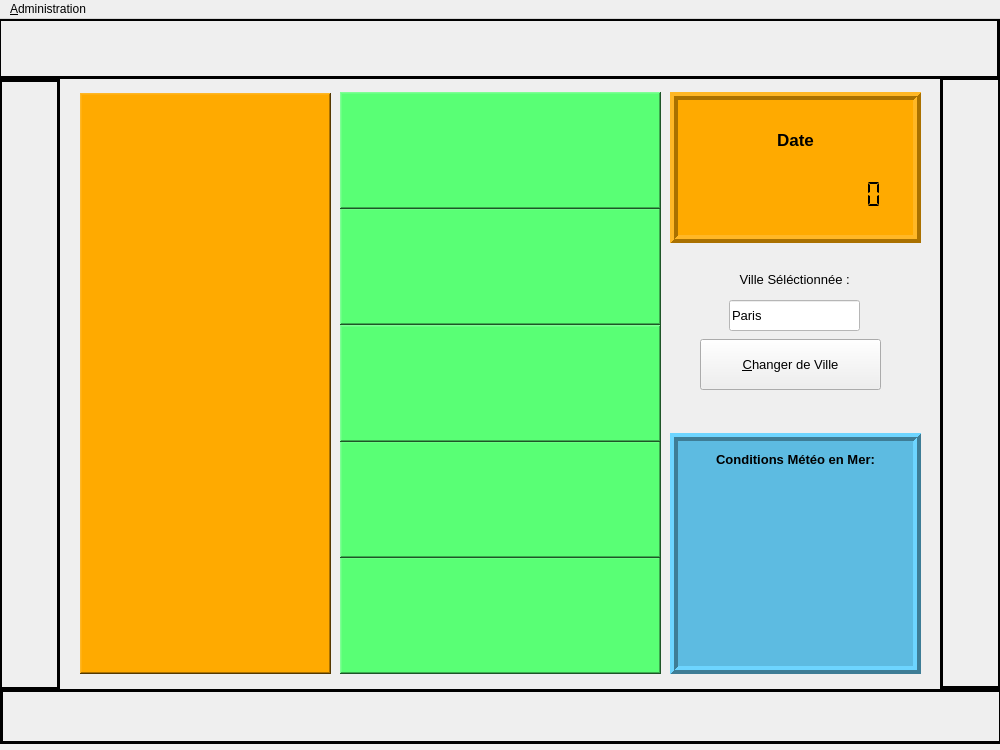
<?xml version="1.0" encoding="UTF-8"?>
<ui version="4.0">
 <class>MainWindow</class>
 <widget class="QMainWindow" name="MainWindow">
  <property name="geometry">
   <rect>
    <x>0</x>
    <y>0</y>
    <width>1000</width>
    <height>750</height>
   </rect>
  </property>
  <property name="windowTitle">
   <string>MainWindow</string>
  </property>
  <property name="autoFillBackground">
   <bool>false</bool>
  </property>
  <property name="styleSheet">
   <string notr="true"/>
  </property>
  <widget class="QWidget" name="centralwidget">
   <property name="styleSheet">
    <string notr="true"/>
   </property>
   <widget class="QLabel" name="lblDate">
    <property name="geometry">
     <rect>
      <x>680</x>
      <y>100</y>
      <width>231</width>
      <height>41</height>
     </rect>
    </property>
    <property name="font">
     <font>
      <pointsize>13</pointsize>
      <weight>75</weight>
      <bold>true</bold>
      <kerning>true</kerning>
     </font>
    </property>
    <property name="autoFillBackground">
     <bool>false</bool>
    </property>
    <property name="styleSheet">
     <string notr="true">
background-color: rgb(255, 170, 0);</string>
    </property>
    <property name="frameShape">
     <enum>QFrame::NoFrame</enum>
    </property>
    <property name="frameShadow">
     <enum>QFrame::Raised</enum>
    </property>
    <property name="lineWidth">
     <number>4</number>
    </property>
    <property name="text">
     <string>Date</string>
    </property>
    <property name="scaledContents">
     <bool>true</bool>
    </property>
    <property name="alignment">
     <set>Qt::AlignCenter</set>
    </property>
    <property name="wordWrap">
     <bool>false</bool>
    </property>
   </widget>
   <widget class="QPushButton" name="BtnMeteo">
    <property name="geometry">
     <rect>
      <x>700</x>
      <y>320</y>
      <width>181</width>
      <height>51</height>
     </rect>
    </property>
    <property name="font">
     <font>
      <pointsize>10</pointsize>
     </font>
    </property>
    <property name="cursor">
     <cursorShape>PointingHandCursor</cursorShape>
    </property>
    <property name="mouseTracking">
     <bool>true</bool>
    </property>
    <property name="styleSheet">
     <string notr="true"/>
    </property>
    <property name="text">
     <string>&amp;Changer de Ville</string>
    </property>
    <property name="checkable">
     <bool>false</bool>
    </property>
    <property name="flat">
     <bool>false</bool>
    </property>
   </widget>
   <widget class="QPlainTextEdit" name="plainTextMeteo">
    <property name="geometry">
     <rect>
      <x>80</x>
      <y>74</y>
      <width>251</width>
      <height>581</height>
     </rect>
    </property>
    <property name="styleSheet">
     <string notr="true">
background-color: rgb(255, 170, 0);</string>
    </property>
    <property name="frameShape">
     <enum>QFrame::WinPanel</enum>
    </property>
    <property name="frameShadow">
     <enum>QFrame::Raised</enum>
    </property>
    <property name="lineWidth">
     <number>1</number>
    </property>
    <property name="midLineWidth">
     <number>0</number>
    </property>
    <property name="documentTitle">
     <string/>
    </property>
    <property name="undoRedoEnabled">
     <bool>true</bool>
    </property>
    <property name="backgroundVisible">
     <bool>false</bool>
    </property>
    <property name="centerOnScroll">
     <bool>false</bool>
    </property>
   </widget>
   <widget class="QLabel" name="lbliconmeteo">
    <property name="geometry">
     <rect>
      <x>95</x>
      <y>390</y>
      <width>221</width>
      <height>221</height>
     </rect>
    </property>
    <property name="autoFillBackground">
     <bool>false</bool>
    </property>
    <property name="styleSheet">
     <string notr="true"/>
    </property>
    <property name="text">
     <string/>
    </property>
    <property name="textFormat">
     <enum>Qt::AutoText</enum>
    </property>
    <property name="scaledContents">
     <bool>true</bool>
    </property>
    <property name="alignment">
     <set>Qt::AlignCenter</set>
    </property>
    <property name="wordWrap">
     <bool>false</bool>
    </property>
    <property name="margin">
     <number>0</number>
    </property>
   </widget>
   <widget class="QPlainTextEdit" name="plainTextMer">
    <property name="geometry">
     <rect>
      <x>670</x>
      <y>414</y>
      <width>251</width>
      <height>241</height>
     </rect>
    </property>
    <property name="autoFillBackground">
     <bool>false</bool>
    </property>
    <property name="styleSheet">
     <string notr="true">background-color: rgb(93, 187, 225);
</string>
    </property>
    <property name="frameShape">
     <enum>QFrame::Box</enum>
    </property>
    <property name="frameShadow">
     <enum>QFrame::Raised</enum>
    </property>
    <property name="lineWidth">
     <number>4</number>
    </property>
    <property name="midLineWidth">
     <number>0</number>
    </property>
    <property name="documentTitle">
     <string/>
    </property>
    <property name="undoRedoEnabled">
     <bool>true</bool>
    </property>
    <property name="readOnly">
     <bool>true</bool>
    </property>
    <property name="backgroundVisible">
     <bool>true</bool>
    </property>
    <property name="centerOnScroll">
     <bool>false</bool>
    </property>
   </widget>
   <widget class="QLabel" name="labelVille">
    <property name="geometry">
     <rect>
      <x>686</x>
      <y>245</y>
      <width>221</width>
      <height>31</height>
     </rect>
    </property>
    <property name="font">
     <font>
      <pointsize>10</pointsize>
     </font>
    </property>
    <property name="autoFillBackground">
     <bool>false</bool>
    </property>
    <property name="text">
     <string>Ville Séléctionnée : </string>
    </property>
    <property name="scaledContents">
     <bool>true</bool>
    </property>
    <property name="alignment">
     <set>Qt::AlignCenter</set>
    </property>
    <property name="wordWrap">
     <bool>false</bool>
    </property>
   </widget>
   <widget class="QLineEdit" name="lineEditVille">
    <property name="geometry">
     <rect>
      <x>729</x>
      <y>281</y>
      <width>131</width>
      <height>31</height>
     </rect>
    </property>
    <property name="font">
     <font>
      <pointsize>10</pointsize>
     </font>
    </property>
    <property name="autoFillBackground">
     <bool>false</bool>
    </property>
    <property name="styleSheet">
     <string notr="true">background-color: rgb(255, 255, 255);</string>
    </property>
    <property name="text">
     <string>Paris</string>
    </property>
   </widget>
   <widget class="QLabel" name="iconeJ1">
    <property name="geometry">
     <rect>
      <x>588</x>
      <y>99</y>
      <width>71</width>
      <height>61</height>
     </rect>
    </property>
    <property name="sizePolicy">
     <sizepolicy hsizetype="Preferred" vsizetype="MinimumExpanding">
      <horstretch>0</horstretch>
      <verstretch>0</verstretch>
     </sizepolicy>
    </property>
    <property name="autoFillBackground">
     <bool>false</bool>
    </property>
    <property name="styleSheet">
     <string notr="true">background-color: rgb(89, 255, 117);</string>
    </property>
    <property name="frameShape">
     <enum>QFrame::Panel</enum>
    </property>
    <property name="lineWidth">
     <number>0</number>
    </property>
    <property name="text">
     <string/>
    </property>
    <property name="scaledContents">
     <bool>true</bool>
    </property>
    <property name="alignment">
     <set>Qt::AlignCenter</set>
    </property>
    <property name="wordWrap">
     <bool>false</bool>
    </property>
   </widget>
   <widget class="QLabel" name="iconeJ2">
    <property name="geometry">
     <rect>
      <x>588</x>
      <y>215</y>
      <width>71</width>
      <height>61</height>
     </rect>
    </property>
    <property name="sizePolicy">
     <sizepolicy hsizetype="Preferred" vsizetype="MinimumExpanding">
      <horstretch>0</horstretch>
      <verstretch>0</verstretch>
     </sizepolicy>
    </property>
    <property name="autoFillBackground">
     <bool>false</bool>
    </property>
    <property name="styleSheet">
     <string notr="true">background-color: rgb(89, 255, 117);</string>
    </property>
    <property name="lineWidth">
     <number>0</number>
    </property>
    <property name="text">
     <string/>
    </property>
    <property name="scaledContents">
     <bool>true</bool>
    </property>
    <property name="alignment">
     <set>Qt::AlignCenter</set>
    </property>
    <property name="wordWrap">
     <bool>false</bool>
    </property>
   </widget>
   <widget class="QLabel" name="iconeJ3">
    <property name="geometry">
     <rect>
      <x>588</x>
      <y>332</y>
      <width>71</width>
      <height>61</height>
     </rect>
    </property>
    <property name="sizePolicy">
     <sizepolicy hsizetype="Preferred" vsizetype="MinimumExpanding">
      <horstretch>0</horstretch>
      <verstretch>0</verstretch>
     </sizepolicy>
    </property>
    <property name="autoFillBackground">
     <bool>false</bool>
    </property>
    <property name="styleSheet">
     <string notr="true">background-color: rgb(89, 255, 117);</string>
    </property>
    <property name="lineWidth">
     <number>0</number>
    </property>
    <property name="text">
     <string/>
    </property>
    <property name="scaledContents">
     <bool>true</bool>
    </property>
    <property name="alignment">
     <set>Qt::AlignCenter</set>
    </property>
    <property name="wordWrap">
     <bool>false</bool>
    </property>
   </widget>
   <widget class="QLabel" name="iconeJ4">
    <property name="geometry">
     <rect>
      <x>588</x>
      <y>447</y>
      <width>71</width>
      <height>61</height>
     </rect>
    </property>
    <property name="sizePolicy">
     <sizepolicy hsizetype="Preferred" vsizetype="MinimumExpanding">
      <horstretch>0</horstretch>
      <verstretch>0</verstretch>
     </sizepolicy>
    </property>
    <property name="autoFillBackground">
     <bool>false</bool>
    </property>
    <property name="styleSheet">
     <string notr="true">background-color: rgb(89, 255, 117);</string>
    </property>
    <property name="lineWidth">
     <number>0</number>
    </property>
    <property name="text">
     <string/>
    </property>
    <property name="scaledContents">
     <bool>true</bool>
    </property>
    <property name="alignment">
     <set>Qt::AlignCenter</set>
    </property>
    <property name="wordWrap">
     <bool>false</bool>
    </property>
   </widget>
   <widget class="QLabel" name="iconeJ5">
    <property name="geometry">
     <rect>
      <x>588</x>
      <y>564</y>
      <width>71</width>
      <height>61</height>
     </rect>
    </property>
    <property name="sizePolicy">
     <sizepolicy hsizetype="Preferred" vsizetype="MinimumExpanding">
      <horstretch>0</horstretch>
      <verstretch>0</verstretch>
     </sizepolicy>
    </property>
    <property name="autoFillBackground">
     <bool>false</bool>
    </property>
    <property name="styleSheet">
     <string notr="true">background-color: rgb(89, 255, 117);</string>
    </property>
    <property name="lineWidth">
     <number>0</number>
    </property>
    <property name="text">
     <string/>
    </property>
    <property name="scaledContents">
     <bool>true</bool>
    </property>
    <property name="alignment">
     <set>Qt::AlignCenter</set>
    </property>
    <property name="wordWrap">
     <bool>false</bool>
    </property>
   </widget>
   <widget class="QLabel" name="labelTitreMer">
    <property name="geometry">
     <rect>
      <x>680</x>
      <y>425</y>
      <width>231</width>
      <height>31</height>
     </rect>
    </property>
    <property name="font">
     <font>
      <pointsize>10</pointsize>
      <weight>75</weight>
      <bold>true</bold>
     </font>
    </property>
    <property name="autoFillBackground">
     <bool>false</bool>
    </property>
    <property name="styleSheet">
     <string notr="true"/>
    </property>
    <property name="text">
     <string>Conditions Météo en Mer:</string>
    </property>
    <property name="scaledContents">
     <bool>true</bool>
    </property>
    <property name="alignment">
     <set>Qt::AlignCenter</set>
    </property>
    <property name="wordWrap">
     <bool>false</bool>
    </property>
   </widget>
   <widget class="QPlainTextEdit" name="plainTextDate">
    <property name="geometry">
     <rect>
      <x>670</x>
      <y>73</y>
      <width>251</width>
      <height>151</height>
     </rect>
    </property>
    <property name="autoFillBackground">
     <bool>false</bool>
    </property>
    <property name="styleSheet">
     <string notr="true">
background-color: rgb(255, 170, 0);</string>
    </property>
    <property name="frameShape">
     <enum>QFrame::Box</enum>
    </property>
    <property name="frameShadow">
     <enum>QFrame::Raised</enum>
    </property>
    <property name="lineWidth">
     <number>4</number>
    </property>
    <property name="midLineWidth">
     <number>0</number>
    </property>
    <property name="documentTitle">
     <string/>
    </property>
    <property name="readOnly">
     <bool>true</bool>
    </property>
    <property name="backgroundVisible">
     <bool>true</bool>
    </property>
    <property name="centerOnScroll">
     <bool>false</bool>
    </property>
   </widget>
   <widget class="QLabel" name="labelMer">
    <property name="geometry">
     <rect>
      <x>690</x>
      <y>461</y>
      <width>211</width>
      <height>171</height>
     </rect>
    </property>
    <property name="autoFillBackground">
     <bool>false</bool>
    </property>
    <property name="styleSheet">
     <string notr="true"/>
    </property>
    <property name="frameShape">
     <enum>QFrame::NoFrame</enum>
    </property>
    <property name="text">
     <string/>
    </property>
    <property name="wordWrap">
     <bool>false</bool>
    </property>
   </widget>
   <widget class="QLCDNumber" name="lcdNumber">
    <property name="geometry">
     <rect>
      <x>700</x>
      <y>150</y>
      <width>191</width>
      <height>51</height>
     </rect>
    </property>
    <property name="font">
     <font>
      <pointsize>8</pointsize>
      <weight>50</weight>
      <bold>false</bold>
      <underline>false</underline>
      <kerning>true</kerning>
     </font>
    </property>
    <property name="autoFillBackground">
     <bool>false</bool>
    </property>
    <property name="styleSheet">
     <string notr="true">
background-color: rgb(255, 170, 0);</string>
    </property>
    <property name="frameShape">
     <enum>QFrame::NoFrame</enum>
    </property>
    <property name="frameShadow">
     <enum>QFrame::Raised</enum>
    </property>
    <property name="lineWidth">
     <number>4</number>
    </property>
    <property name="smallDecimalPoint">
     <bool>true</bool>
    </property>
    <property name="digitCount">
     <number>11</number>
    </property>
    <property name="segmentStyle">
     <enum>QLCDNumber::Flat</enum>
    </property>
   </widget>
   <widget class="QPlainTextEdit" name="plainTextPrevisions1">
    <property name="geometry">
     <rect>
      <x>340</x>
      <y>73</y>
      <width>321</width>
      <height>117</height>
     </rect>
    </property>
    <property name="styleSheet">
     <string notr="true">background-color: rgb(89, 255, 117);</string>
    </property>
    <property name="frameShape">
     <enum>QFrame::WinPanel</enum>
    </property>
    <property name="frameShadow">
     <enum>QFrame::Raised</enum>
    </property>
    <property name="lineWidth">
     <number>1</number>
    </property>
    <property name="midLineWidth">
     <number>0</number>
    </property>
    <property name="documentTitle">
     <string/>
    </property>
    <property name="undoRedoEnabled">
     <bool>true</bool>
    </property>
    <property name="readOnly">
     <bool>false</bool>
    </property>
    <property name="backgroundVisible">
     <bool>false</bool>
    </property>
    <property name="centerOnScroll">
     <bool>false</bool>
    </property>
   </widget>
   <widget class="QPlainTextEdit" name="plainTextPrevisions2">
    <property name="geometry">
     <rect>
      <x>340</x>
      <y>189</y>
      <width>321</width>
      <height>117</height>
     </rect>
    </property>
    <property name="styleSheet">
     <string notr="true">background-color: rgb(89, 255, 117);</string>
    </property>
    <property name="frameShape">
     <enum>QFrame::WinPanel</enum>
    </property>
    <property name="frameShadow">
     <enum>QFrame::Raised</enum>
    </property>
    <property name="lineWidth">
     <number>1</number>
    </property>
    <property name="midLineWidth">
     <number>0</number>
    </property>
    <property name="documentTitle">
     <string/>
    </property>
    <property name="undoRedoEnabled">
     <bool>true</bool>
    </property>
    <property name="readOnly">
     <bool>false</bool>
    </property>
    <property name="backgroundVisible">
     <bool>false</bool>
    </property>
    <property name="centerOnScroll">
     <bool>false</bool>
    </property>
   </widget>
   <widget class="QPlainTextEdit" name="plainTextPrevisions3">
    <property name="geometry">
     <rect>
      <x>340</x>
      <y>306</y>
      <width>321</width>
      <height>117</height>
     </rect>
    </property>
    <property name="styleSheet">
     <string notr="true">
background-color: rgb(89, 255, 117);</string>
    </property>
    <property name="frameShape">
     <enum>QFrame::WinPanel</enum>
    </property>
    <property name="frameShadow">
     <enum>QFrame::Raised</enum>
    </property>
    <property name="lineWidth">
     <number>1</number>
    </property>
    <property name="midLineWidth">
     <number>0</number>
    </property>
    <property name="documentTitle">
     <string/>
    </property>
    <property name="undoRedoEnabled">
     <bool>true</bool>
    </property>
    <property name="readOnly">
     <bool>false</bool>
    </property>
    <property name="backgroundVisible">
     <bool>false</bool>
    </property>
    <property name="centerOnScroll">
     <bool>false</bool>
    </property>
   </widget>
   <widget class="QPlainTextEdit" name="plainTextPrevisions4">
    <property name="geometry">
     <rect>
      <x>340</x>
      <y>422</y>
      <width>321</width>
      <height>117</height>
     </rect>
    </property>
    <property name="styleSheet">
     <string notr="true">
background-color: rgb(89, 255, 117);</string>
    </property>
    <property name="frameShape">
     <enum>QFrame::WinPanel</enum>
    </property>
    <property name="frameShadow">
     <enum>QFrame::Raised</enum>
    </property>
    <property name="lineWidth">
     <number>1</number>
    </property>
    <property name="midLineWidth">
     <number>0</number>
    </property>
    <property name="documentTitle">
     <string/>
    </property>
    <property name="undoRedoEnabled">
     <bool>true</bool>
    </property>
    <property name="readOnly">
     <bool>false</bool>
    </property>
    <property name="backgroundVisible">
     <bool>false</bool>
    </property>
    <property name="centerOnScroll">
     <bool>false</bool>
    </property>
   </widget>
   <widget class="QPlainTextEdit" name="plainTextPrevisions5">
    <property name="geometry">
     <rect>
      <x>340</x>
      <y>538</y>
      <width>321</width>
      <height>117</height>
     </rect>
    </property>
    <property name="styleSheet">
     <string notr="true">
background-color: rgb(89, 255, 117);</string>
    </property>
    <property name="frameShape">
     <enum>QFrame::WinPanel</enum>
    </property>
    <property name="frameShadow">
     <enum>QFrame::Raised</enum>
    </property>
    <property name="lineWidth">
     <number>1</number>
    </property>
    <property name="midLineWidth">
     <number>0</number>
    </property>
    <property name="documentTitle">
     <string/>
    </property>
    <property name="undoRedoEnabled">
     <bool>true</bool>
    </property>
    <property name="readOnly">
     <bool>false</bool>
    </property>
    <property name="backgroundVisible">
     <bool>false</bool>
    </property>
    <property name="centerOnScroll">
     <bool>false</bool>
    </property>
   </widget>
   <widget class="QLabel" name="label">
    <property name="geometry">
     <rect>
      <x>680</x>
      <y>423</y>
      <width>231</width>
      <height>221</height>
     </rect>
    </property>
    <property name="text">
     <string/>
    </property>
    <property name="pixmap">
     <pixmap resource="weatherinfos.qrc">:/pictures/pictures/mer.png</pixmap>
    </property>
    <property name="scaledContents">
     <bool>true</bool>
    </property>
   </widget>
   <widget class="QLabel" name="lblcadre1">
    <property name="geometry">
     <rect>
      <x>940</x>
      <y>58</y>
      <width>61</width>
      <height>612</height>
     </rect>
    </property>
    <property name="styleSheet">
     <string notr="true"/>
    </property>
    <property name="frameShape">
     <enum>QFrame::Box</enum>
    </property>
    <property name="lineWidth">
     <number>3</number>
    </property>
    <property name="text">
     <string/>
    </property>
    <property name="pixmap">
     <pixmap resource="weatherinfos.qrc">:/pictures/pictures/bois_v.png</pixmap>
    </property>
    <property name="scaledContents">
     <bool>true</bool>
    </property>
   </widget>
   <widget class="QLabel" name="lblcadre2">
    <property name="geometry">
     <rect>
      <x>0</x>
      <y>670</y>
      <width>1002</width>
      <height>55</height>
     </rect>
    </property>
    <property name="styleSheet">
     <string notr="true"/>
    </property>
    <property name="frameShape">
     <enum>QFrame::Box</enum>
    </property>
    <property name="frameShadow">
     <enum>QFrame::Plain</enum>
    </property>
    <property name="lineWidth">
     <number>3</number>
    </property>
    <property name="text">
     <string/>
    </property>
    <property name="pixmap">
     <pixmap resource="weatherinfos.qrc">:/pictures/pictures/bois_h.png</pixmap>
    </property>
    <property name="scaledContents">
     <bool>true</bool>
    </property>
   </widget>
   <widget class="QLabel" name="lblcadre4">
    <property name="geometry">
     <rect>
      <x>-2</x>
      <y>-1</y>
      <width>1002</width>
      <height>61</height>
     </rect>
    </property>
    <property name="styleSheet">
     <string notr="true"/>
    </property>
    <property name="frameShape">
     <enum>QFrame::Box</enum>
    </property>
    <property name="frameShadow">
     <enum>QFrame::Plain</enum>
    </property>
    <property name="lineWidth">
     <number>3</number>
    </property>
    <property name="text">
     <string/>
    </property>
    <property name="pixmap">
     <pixmap resource="weatherinfos.qrc">:/pictures/pictures/bois_h.png</pixmap>
    </property>
    <property name="scaledContents">
     <bool>true</bool>
    </property>
   </widget>
   <widget class="QLabel" name="lblcadre1_2">
    <property name="geometry">
     <rect>
      <x>-1</x>
      <y>60</y>
      <width>61</width>
      <height>611</height>
     </rect>
    </property>
    <property name="styleSheet">
     <string notr="true"/>
    </property>
    <property name="frameShape">
     <enum>QFrame::Box</enum>
    </property>
    <property name="lineWidth">
     <number>3</number>
    </property>
    <property name="text">
     <string/>
    </property>
    <property name="pixmap">
     <pixmap resource="weatherinfos.qrc">:/pictures/pictures/bois_v.png</pixmap>
    </property>
    <property name="scaledContents">
     <bool>true</bool>
    </property>
   </widget>
   <zorder>plainTextMer</zorder>
   <zorder>label</zorder>
   <zorder>plainTextPrevisions2</zorder>
   <zorder>plainTextPrevisions1</zorder>
   <zorder>plainTextPrevisions5</zorder>
   <zorder>plainTextPrevisions4</zorder>
   <zorder>plainTextPrevisions3</zorder>
   <zorder>plainTextDate</zorder>
   <zorder>iconeJ1</zorder>
   <zorder>iconeJ2</zorder>
   <zorder>iconeJ3</zorder>
   <zorder>iconeJ4</zorder>
   <zorder>iconeJ5</zorder>
   <zorder>plainTextMeteo</zorder>
   <zorder>lblDate</zorder>
   <zorder>BtnMeteo</zorder>
   <zorder>lbliconmeteo</zorder>
   <zorder>labelVille</zorder>
   <zorder>lineEditVille</zorder>
   <zorder>labelTitreMer</zorder>
   <zorder>labelMer</zorder>
   <zorder>lcdNumber</zorder>
   <zorder>lblcadre1</zorder>
   <zorder>lblcadre2</zorder>
   <zorder>lblcadre4</zorder>
   <zorder>lblcadre1_2</zorder>
  </widget>
  <widget class="QMenuBar" name="menubar">
   <property name="geometry">
    <rect>
     <x>0</x>
     <y>0</y>
     <width>1000</width>
     <height>26</height>
    </rect>
   </property>
   <property name="styleSheet">
    <string notr="true"/>
   </property>
   <widget class="QMenu" name="menuFichier">
    <property name="title">
     <string>&amp;Administration</string>
    </property>
    <addaction name="action_Administration"/>
    <addaction name="action_Quitter"/>
   </widget>
   <addaction name="menuFichier"/>
  </widget>
  <action name="action_Administration">
   <property name="text">
    <string>&amp;Paramètres</string>
   </property>
   <property name="shortcut">
    <string>Ctrl+P</string>
   </property>
  </action>
  <action name="action_Quitter">
   <property name="text">
    <string>&amp;Quitter</string>
   </property>
   <property name="shortcut">
    <string>Ctrl+Q</string>
   </property>
  </action>
 </widget>
 <resources>
  <include location="weatherinfos.qrc"/>
 </resources>
 <connections>
  <connection>
   <sender>lineEditVille</sender>
   <signal>editingFinished()</signal>
   <receiver>BtnMeteo</receiver>
   <slot>click()</slot>
   <hints>
    <hint type="sourcelabel">
     <x>791</x>
     <y>323</y>
    </hint>
    <hint type="destinationlabel">
     <x>793</x>
     <y>355</y>
    </hint>
   </hints>
  </connection>
 </connections>
</ui>
